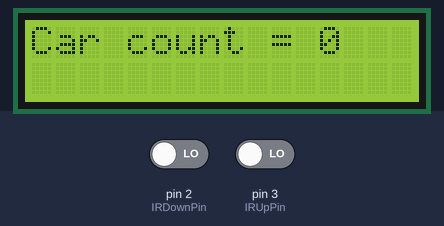
A sketch run on a simulated Arduino Uno, built with avr-gcc and run on an emulated ATmega328P. Shown: 16×2 character LCD. The inputs (shaded band) are chosen by the test bench; at power-on: pin 2 (IRDownPin) LOW, pin 3 (IRUpPin) LOW.

Above: at 1.2 s.
1.3 s: pin 2 (IRDownPin) driven HIGH
At 2.4 s:
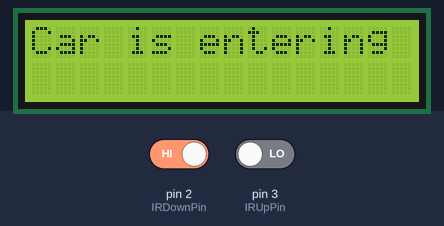
2.8 s: pin 2 (IRDownPin) driven LOW
At 3.2 s:
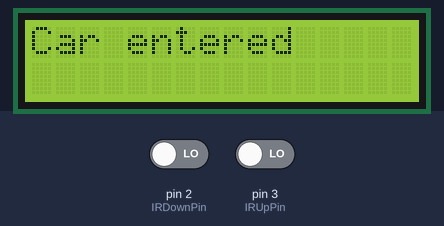
4.8 s: pin 3 (IRUpPin) driven HIGH
At 5.1 s:
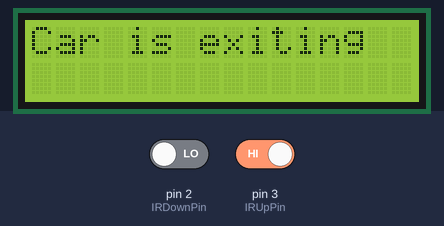
6.3 s: pin 3 (IRUpPin) driven LOW
At 6.7 s:
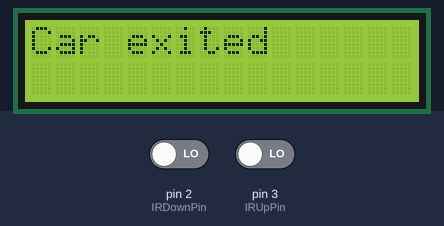
Timing chart, 0 to 9.3 s (numbered marks = the images above; inputs shaded):
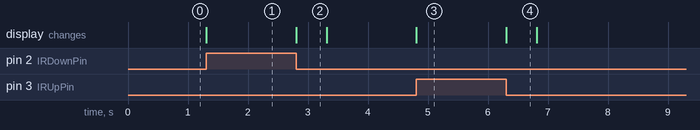

Measured:
- after the input at 1.3 s, the display: changes at once (image 1)
- after the input at 2.8 s, the display: changes at once (image 2)
- after the input at 4.8 s, the display: changes at once (image 3)
- after the input at 6.3 s, the display: changes at once (image 4)
- what the display in image 2 shows lasts 0.5 s, from 2.8 s to 3.3 s

The sketch:

Smart_Parking_Sensor.ino
```cpp
#include<LiquidCrystal.h>
LiquidCrystal lcd(13,12,11,10,1,0);
const char IRDownPin=2,IRUpPin=3;
byte carCount=0;

void setup(){
  pinMode(IRDownPin,INPUT);
  pinMode(IRUpPin,INPUT);
  lcd.begin(16,2);
}

void carEntering(){
  lcd.setCursor(0,0);
  lcd.print("Car is entering");
}

void carExiting(){
  lcd.setCursor(0,0);
  lcd.print("Car is exiting");
}

void carEntered(){
  lcd.clear();
  lcd.setCursor(0,0);
  lcd.print("Car entered");
}

void carExited(){
  lcd.clear();
  lcd.setCursor(0,0);
  lcd.print("Car exited");
}

void displayCarCount(){
  lcd.setCursor(0,0);
  lcd.print("Car count = ");
  lcd.print(carCount);
}

void loop(){
  displayCarCount();
  if(digitalRead(IRDownPin)){
    lcd.clear();
    while(digitalRead(IRUpPin) or digitalRead(IRDownPin)) carEntering();
    carEntered();
    delay(500);
    carCount++;
    lcd.clear();
    displayCarCount();
  }
  if(digitalRead(IRUpPin)){
    lcd.clear();
    while(digitalRead(IRUpPin) or digitalRead(IRDownPin)) carExiting();
    carExited();
    delay(500);
    carCount--;
    lcd.clear();
    displayCarCount();
  }
}
```
